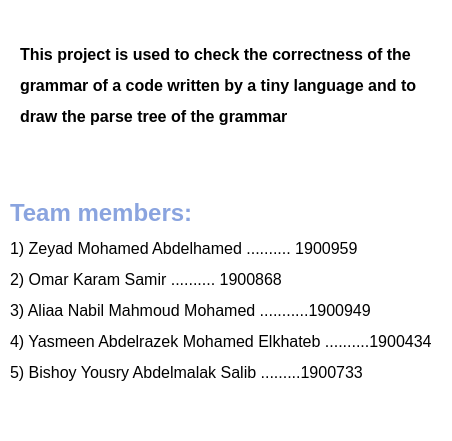
<?xml version="1.0" encoding="UTF-8"?>
<ui version="4.0">
 <class>AboutPage</class>
 <widget class="QWidget" name="AboutPage">
  <property name="geometry">
   <rect>
    <x>0</x>
    <y>0</y>
    <width>452</width>
    <height>441</height>
   </rect>
  </property>
  <property name="windowTitle">
   <string>Form</string>
  </property>
  <property name="styleSheet">
   <string notr="true">background-color:rgb(255, 255, 255);</string>
  </property>
  <widget class="QLabel" name="label">
   <property name="geometry">
    <rect>
     <x>20</x>
     <y>20</y>
     <width>411</width>
     <height>131</height>
    </rect>
   </property>
   <property name="text">
    <string>&lt;html&gt;&lt;head/&gt;&lt;body&gt;&lt;p&gt;&lt;span style=&quot; font-size:12pt; font-weight:700;&quot;&gt;This project is used to check the correctness of the&lt;/span&gt;&lt;/p&gt;&lt;p&gt;&lt;span style=&quot; font-size:12pt; font-weight:700;&quot;&gt;grammar of a code written by a tiny language and to&lt;/span&gt;&lt;/p&gt;&lt;p&gt;&lt;span style=&quot; font-size:12pt; font-weight:700;&quot;&gt;draw the parse tree of the grammar&lt;/span&gt;&lt;/p&gt;&lt;/body&gt;&lt;/html&gt;</string>
   </property>
  </widget>
  <widget class="QLabel" name="label_2">
   <property name="geometry">
    <rect>
     <x>10</x>
     <y>170</y>
     <width>421</width>
     <height>241</height>
    </rect>
   </property>
   <property name="text">
    <string>&lt;html&gt;&lt;head/&gt;&lt;body&gt;&lt;p&gt;&lt;span style=&quot; font-size:18pt; font-weight:700; color:#8aa4df;&quot;&gt;Team members:&lt;/span&gt;&lt;/p&gt;&lt;p&gt;&lt;span style=&quot; font-size:12pt;&quot;&gt;1) Zeyad Mohamed Abdelhamed .......... 1900959 &lt;/span&gt;&lt;/p&gt;&lt;p&gt;&lt;span style=&quot; font-size:12pt;&quot;&gt;2) Omar Karam Samir .......... 1900868 &lt;/span&gt;&lt;/p&gt;&lt;p&gt;&lt;span style=&quot; font-size:12pt;&quot;&gt;3) Aliaa Nabil Mahmoud Mohamed ...........1900949 &lt;/span&gt;&lt;/p&gt;&lt;p&gt;&lt;span style=&quot; font-size:12pt;&quot;&gt;4) Yasmeen Abdelrazek Mohamed Elkhateb ..........1900434 &lt;/span&gt;&lt;/p&gt;&lt;p&gt;&lt;span style=&quot; font-size:12pt;&quot;&gt;5) Bishoy Yousry Abdelmalak Salib .........1900733&lt;/span&gt;&lt;/p&gt;&lt;/body&gt;&lt;/html&gt;</string>
   </property>
  </widget>
 </widget>
 <resources/>
 <connections/>
</ui>
